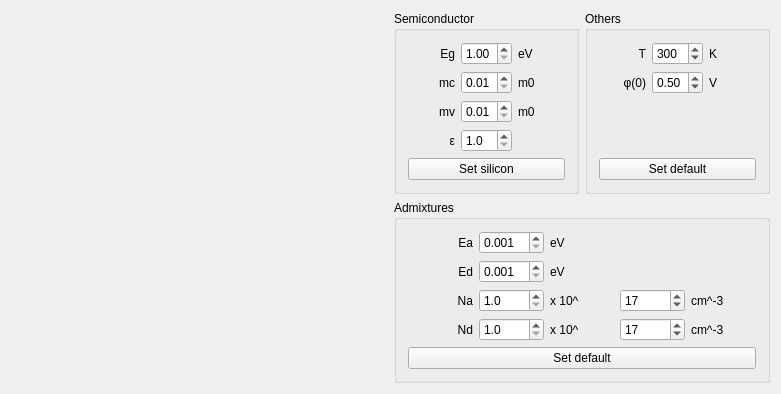
<?xml version="1.0" encoding="UTF-8"?>
<ui version="4.0">
 <class>Widget</class>
 <widget class="QWidget" name="Widget">
  <property name="geometry">
   <rect>
    <x>0</x>
    <y>0</y>
    <width>781</width>
    <height>379</height>
   </rect>
  </property>
  <property name="windowTitle">
   <string>Widget</string>
  </property>
  <layout class="QHBoxLayout" name="horizontalLayout_2">
   <item>
    <widget class="QwtPlot" name="plotArea"/>
   </item>
   <item>
    <layout class="QVBoxLayout" name="verticalLayout">
     <item>
      <layout class="QHBoxLayout" name="horizontalLayout">
       <item>
        <widget class="QGroupBox" name="groupBox">
         <property name="title">
          <string>Semiconductor</string>
         </property>
         <layout class="QGridLayout" name="gridLayout">
          <item row="0" column="0">
           <widget class="QLabel" name="coeffLabel">
            <property name="text">
             <string>Eg</string>
            </property>
            <property name="scaledContents">
             <bool>false</bool>
            </property>
            <property name="alignment">
             <set>Qt::AlignRight|Qt::AlignTrailing|Qt::AlignVCenter</set>
            </property>
           </widget>
          </item>
          <item row="0" column="1">
           <widget class="QDoubleSpinBox" name="EgSpinner">
            <property name="minimum">
             <double>1.000000000000000</double>
            </property>
            <property name="maximum">
             <double>2.000000000000000</double>
            </property>
            <property name="singleStep">
             <double>0.010000000000000</double>
            </property>
           </widget>
          </item>
          <item row="0" column="2">
           <widget class="QLabel" name="label">
            <property name="text">
             <string>eV</string>
            </property>
           </widget>
          </item>
          <item row="1" column="0">
           <widget class="QLabel" name="label_2">
            <property name="text">
             <string>mc</string>
            </property>
            <property name="alignment">
             <set>Qt::AlignRight|Qt::AlignTrailing|Qt::AlignVCenter</set>
            </property>
           </widget>
          </item>
          <item row="1" column="1">
           <widget class="QDoubleSpinBox" name="mcSpinner">
            <property name="minimum">
             <double>0.010000000000000</double>
            </property>
            <property name="maximum">
             <double>2.000000000000000</double>
            </property>
            <property name="singleStep">
             <double>0.100000000000000</double>
            </property>
           </widget>
          </item>
          <item row="1" column="2">
           <widget class="QLabel" name="label_3">
            <property name="text">
             <string>m0</string>
            </property>
           </widget>
          </item>
          <item row="2" column="0">
           <widget class="QLabel" name="label_5">
            <property name="text">
             <string>mv</string>
            </property>
            <property name="alignment">
             <set>Qt::AlignRight|Qt::AlignTrailing|Qt::AlignVCenter</set>
            </property>
           </widget>
          </item>
          <item row="2" column="1">
           <widget class="QDoubleSpinBox" name="mvSpinner">
            <property name="minimum">
             <double>0.010000000000000</double>
            </property>
            <property name="maximum">
             <double>2.000000000000000</double>
            </property>
            <property name="singleStep">
             <double>0.100000000000000</double>
            </property>
           </widget>
          </item>
          <item row="2" column="2">
           <widget class="QLabel" name="label_4">
            <property name="text">
             <string>m0</string>
            </property>
           </widget>
          </item>
          <item row="3" column="0">
           <widget class="QLabel" name="label_6">
            <property name="text">
             <string>ε</string>
            </property>
            <property name="alignment">
             <set>Qt::AlignRight|Qt::AlignTrailing|Qt::AlignVCenter</set>
            </property>
           </widget>
          </item>
          <item row="3" column="1">
           <widget class="QDoubleSpinBox" name="permittivitySpinner">
            <property name="decimals">
             <number>1</number>
            </property>
            <property name="minimum">
             <double>1.000000000000000</double>
            </property>
            <property name="maximum">
             <double>99.000000000000000</double>
            </property>
           </widget>
          </item>
          <item row="4" column="0" colspan="3">
           <widget class="QPushButton" name="siliconButton">
            <property name="text">
             <string>Set silicon</string>
            </property>
           </widget>
          </item>
         </layout>
        </widget>
       </item>
       <item>
        <widget class="QGroupBox" name="groupBox_3">
         <property name="title">
          <string>Others</string>
         </property>
         <layout class="QGridLayout" name="gridLayout_3">
          <item row="0" column="0">
           <widget class="QLabel" name="coeffLabel_3">
            <property name="text">
             <string>T</string>
            </property>
            <property name="scaledContents">
             <bool>false</bool>
            </property>
            <property name="alignment">
             <set>Qt::AlignRight|Qt::AlignTrailing|Qt::AlignVCenter</set>
            </property>
           </widget>
          </item>
          <item row="0" column="1">
           <widget class="QDoubleSpinBox" name="TSpinner">
            <property name="decimals">
             <number>0</number>
            </property>
            <property name="minimum">
             <double>100.000000000000000</double>
            </property>
            <property name="maximum">
             <double>999.000000000000000</double>
            </property>
            <property name="singleStep">
             <double>1.000000000000000</double>
            </property>
            <property name="value">
             <double>300.000000000000000</double>
            </property>
           </widget>
          </item>
          <item row="0" column="2">
           <widget class="QLabel" name="label_16">
            <property name="text">
             <string>K</string>
            </property>
           </widget>
          </item>
          <item row="1" column="0">
           <widget class="QLabel" name="label_17">
            <property name="text">
             <string>φ(0)</string>
            </property>
            <property name="alignment">
             <set>Qt::AlignRight|Qt::AlignTrailing|Qt::AlignVCenter</set>
            </property>
           </widget>
          </item>
          <item row="1" column="1">
           <widget class="QDoubleSpinBox" name="surfacePotentialSpinner">
            <property name="minimum">
             <double>0.010000000000000</double>
            </property>
            <property name="maximum">
             <double>2.000000000000000</double>
            </property>
            <property name="singleStep">
             <double>0.100000000000000</double>
            </property>
            <property name="value">
             <double>0.500000000000000</double>
            </property>
           </widget>
          </item>
          <item row="1" column="2">
           <widget class="QLabel" name="label_18">
            <property name="text">
             <string>V</string>
            </property>
           </widget>
          </item>
          <item row="4" column="0" colspan="3">
           <widget class="QPushButton" name="othersDefaultButton">
            <property name="text">
             <string>Set default</string>
            </property>
           </widget>
          </item>
          <item row="2" column="0">
           <spacer name="verticalSpacer">
            <property name="orientation">
             <enum>Qt::Vertical</enum>
            </property>
            <property name="sizeHint" stdset="0">
             <size>
              <width>20</width>
              <height>40</height>
             </size>
            </property>
           </spacer>
          </item>
         </layout>
        </widget>
       </item>
      </layout>
     </item>
     <item>
      <widget class="QGroupBox" name="groupBox_2">
       <property name="title">
        <string>Admixtures</string>
       </property>
       <layout class="QGridLayout" name="gridLayout_2">
        <item row="0" column="0">
         <widget class="QLabel" name="coeffLabel_2">
          <property name="text">
           <string>Ea</string>
          </property>
          <property name="scaledContents">
           <bool>false</bool>
          </property>
          <property name="alignment">
           <set>Qt::AlignRight|Qt::AlignTrailing|Qt::AlignVCenter</set>
          </property>
         </widget>
        </item>
        <item row="0" column="1">
         <widget class="QDoubleSpinBox" name="EaSpinner">
          <property name="decimals">
           <number>3</number>
          </property>
          <property name="minimum">
           <double>0.001000000000000</double>
          </property>
          <property name="maximum">
           <double>2.000000000000000</double>
          </property>
          <property name="singleStep">
           <double>0.001000000000000</double>
          </property>
          <property name="value">
           <double>0.001000000000000</double>
          </property>
         </widget>
        </item>
        <item row="0" column="2">
         <widget class="QLabel" name="label_7">
          <property name="text">
           <string>eV</string>
          </property>
         </widget>
        </item>
        <item row="1" column="0">
         <widget class="QLabel" name="label_8">
          <property name="text">
           <string>Ed</string>
          </property>
          <property name="alignment">
           <set>Qt::AlignRight|Qt::AlignTrailing|Qt::AlignVCenter</set>
          </property>
         </widget>
        </item>
        <item row="1" column="1">
         <widget class="QDoubleSpinBox" name="EdSpinner">
          <property name="decimals">
           <number>3</number>
          </property>
          <property name="minimum">
           <double>0.001000000000000</double>
          </property>
          <property name="maximum">
           <double>2.000000000000000</double>
          </property>
          <property name="singleStep">
           <double>0.001000000000000</double>
          </property>
          <property name="value">
           <double>0.001000000000000</double>
          </property>
         </widget>
        </item>
        <item row="1" column="2">
         <widget class="QLabel" name="label_9">
          <property name="text">
           <string>eV</string>
          </property>
         </widget>
        </item>
        <item row="2" column="0">
         <widget class="QLabel" name="label_15">
          <property name="text">
           <string>Na</string>
          </property>
          <property name="alignment">
           <set>Qt::AlignRight|Qt::AlignTrailing|Qt::AlignVCenter</set>
          </property>
         </widget>
        </item>
        <item row="2" column="4">
         <widget class="QLabel" name="label_10">
          <property name="text">
           <string>cm^-3</string>
          </property>
         </widget>
        </item>
        <item row="3" column="0">
         <widget class="QLabel" name="label_12">
          <property name="text">
           <string>Nd</string>
          </property>
          <property name="alignment">
           <set>Qt::AlignRight|Qt::AlignTrailing|Qt::AlignVCenter</set>
          </property>
         </widget>
        </item>
        <item row="3" column="1">
         <widget class="QDoubleSpinBox" name="NdMantissaSpinner">
          <property name="decimals">
           <number>1</number>
          </property>
          <property name="minimum">
           <double>1.000000000000000</double>
          </property>
          <property name="maximum">
           <double>10.000000000000000</double>
          </property>
          <property name="singleStep">
           <double>0.100000000000000</double>
          </property>
         </widget>
        </item>
        <item row="3" column="2">
         <widget class="QLabel" name="label_13">
          <property name="text">
           <string>x 10^</string>
          </property>
         </widget>
        </item>
        <item row="3" column="3">
         <widget class="QSpinBox" name="NdExponentSpinner">
          <property name="value">
           <number>17</number>
          </property>
         </widget>
        </item>
        <item row="3" column="4">
         <widget class="QLabel" name="label_11">
          <property name="text">
           <string>cm^-3</string>
          </property>
         </widget>
        </item>
        <item row="4" column="0" colspan="5">
         <widget class="QPushButton" name="admixturesDefaultButton">
          <property name="text">
           <string>Set default</string>
          </property>
         </widget>
        </item>
        <item row="2" column="3">
         <widget class="QSpinBox" name="NaExponentSpinner">
          <property name="value">
           <number>17</number>
          </property>
         </widget>
        </item>
        <item row="2" column="2">
         <widget class="QLabel" name="label_14">
          <property name="text">
           <string>x 10^</string>
          </property>
         </widget>
        </item>
        <item row="2" column="1">
         <widget class="QDoubleSpinBox" name="NaMantissaSpinner">
          <property name="decimals">
           <number>1</number>
          </property>
          <property name="minimum">
           <double>1.000000000000000</double>
          </property>
          <property name="maximum">
           <double>10.000000000000000</double>
          </property>
          <property name="singleStep">
           <double>0.100000000000000</double>
          </property>
         </widget>
        </item>
       </layout>
      </widget>
     </item>
    </layout>
   </item>
  </layout>
 </widget>
 <layoutdefault spacing="6" margin="11"/>
 <customwidgets>
  <customwidget>
   <class>QwtPlot</class>
   <extends>QFrame</extends>
   <header>qwt_plot.h</header>
  </customwidget>
 </customwidgets>
 <resources/>
 <connections/>
</ui>
